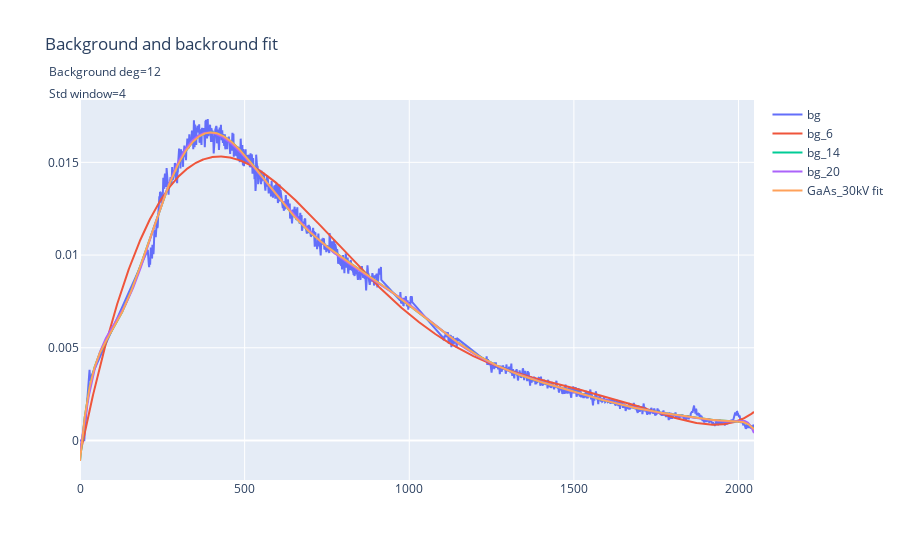

The notebook cell this image was saved under:
### Code cell
bg_6 = np.polyval(np.polyfit(channels, bg, 6), channels)
bg_14 = np.polyval(np.polyfit(channels, bg, 14), channels)
bg_20 = np.polyval(np.polyfit(channels, bg, 20), channels)


fig = go.Figure()
fig.update_layout(title=f"Background and backround fit <br> <sub>Background deg={deg}</sub><br> <sub>Std window={std_buffer}</sub>")
fig.add_trace(go.Scatter(x=channels, y=bg, mode="lines", name=f"bg"))
fig.add_trace(go.Scatter(x=channels, y=bg_6, mode="lines", name=f"bg_6"))
fig.add_trace(go.Scatter(x=channels, y=bg_14, mode="lines", name=f"bg_14"))
fig.add_trace(go.Scatter(x=channels, y=bg_20, mode="lines", name=f"bg_20"))

fig.add_trace(go.Scatter(x=channels, y=bg_fit, mode="lines", name=f"{name} fit"))

# for i in range(len(fit_peaks)):
#     fig.add_vline(x=fit_peaks[i], line_width=1, line_dash="dash", line_color="black", annotation_text=f"{np.round(fit_peaks[i], decimals=2):.2f}")
fig

### Figure 1 — Plotly figure (JSON) as saved in the notebook; plotly's stock layout.template omitted (floating-point values rounded to 4 significant figures; data arrays with more than 128 entries replaced by an {"elided": "..."} marker saying what was removed)
{"data": [{"mode": "lines", "name": "bg", "type": "scatter", "x": {"elided": "2048 int values"}, "y": {"elided": "2048 float values"}}, {"mode": "lines", "name": "bg_6", "type": "scatter", "x": {"elided": "2048 int values"}, "y": {"elided": "2048 float values"}}, {"mode": "lines", "name": "bg_14", "type": "scatter", "x": {"elided": "2048 int values"}, "y": {"elided": "2048 float values"}}, {"mode": "lines", "name": "bg_20", "type": "scatter", "x": {"elided": "2048 int values"}, "y": {"elided": "2048 float values"}}, {"mode": "lines", "name": "GaAs_30kV fit", "type": "scatter", "x": {"elided": "2048 int values"}, "y": {"elided": "2048 float values"}}], "layout": {"title": {"text": "Background and backround fit <br> <sub>Background deg=12</sub><br> <sub>Std window=4</sub>"}}}
